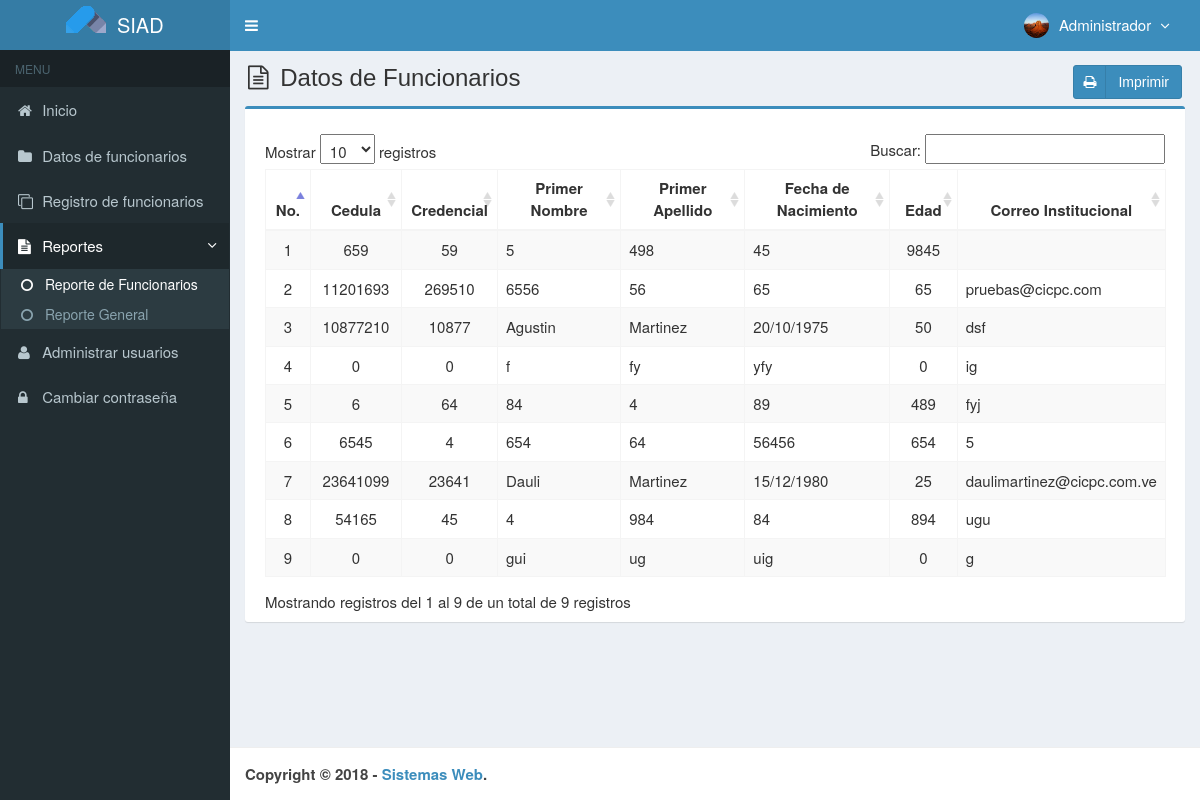
/main.php?module=stock_inventory (signed in), run on an earlier commit of the app's database.
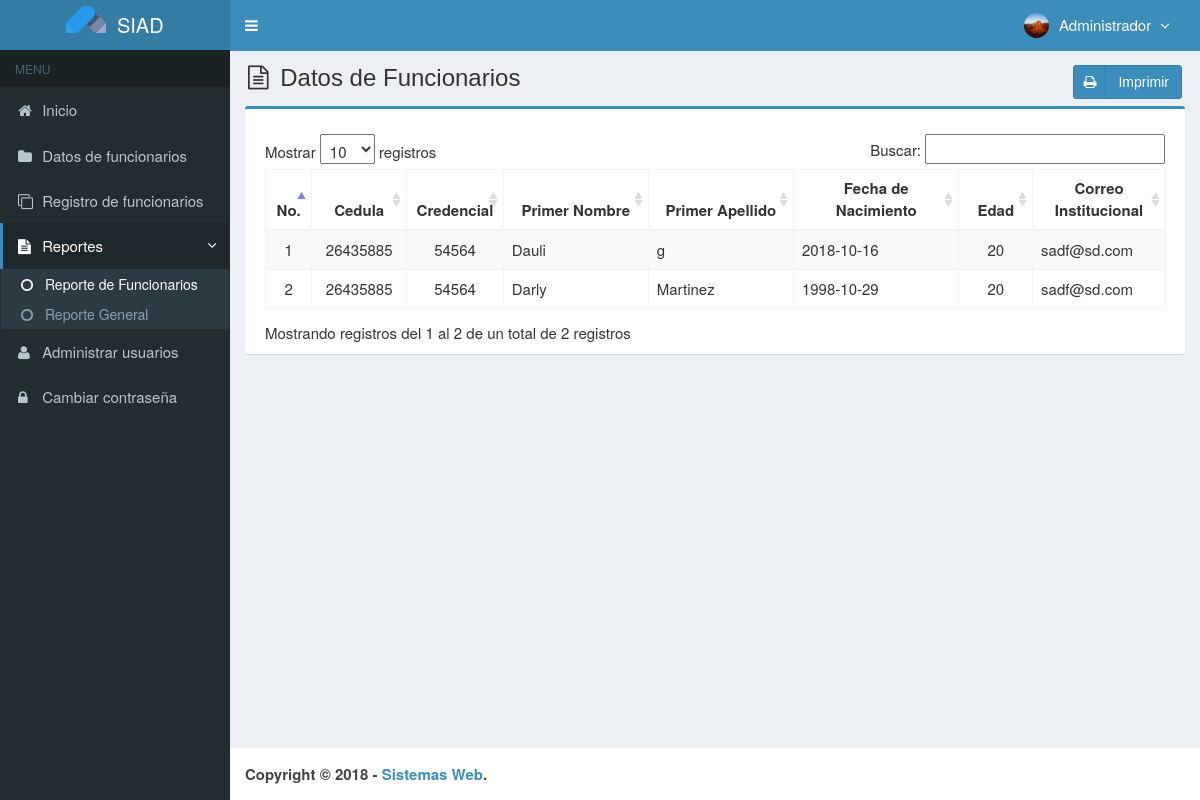
And on a later commit of the database.
### tables this page shows
CREATE TABLE `medicamentos` (
  `codigo` varchar(7) NOT NULL,
  `nombre` varchar(50) NOT NULL,
  `precio_compra` int(11) NOT NULL,
  `precio_venta` int(11) NOT NULL,
  `unidad` varchar(20) NOT NULL,
  `stock` int(11) NOT NULL,
  `created_user` int(3) NOT NULL,
  `created_date` timestamp NOT NULL DEFAULT CURRENT_TIMESTAMP,
  `updated_user` int(3) NOT NULL,
  `updated_date` timestamp NOT NULL DEFAULT CURRENT_TIMESTAMP ON UPDATE CURRENT_TIMESTAMP,
  `p_nombre` varchar(50) NOT NULL,
  `cedula` int(10) NOT NULL,
  `credencial` int(20) NOT NULL,
  `p_apellido` varchar(50) NOT NULL,
  `fec_nac` date NOT NULL,
  `edad` int(3) NOT NULL,
  `s_nombre` varchar(50) NOT NULL,
  `s_apellido` varchar(50) NOT NULL,
  `rif` int(15) NOT NULL,
  `genero` int(11) NOT NULL,
  `tel_cel` int(11) NOT NULL,
  `tel_hab` int(11) NOT NULL,
  `tel_emerg` int(11) NOT NULL,
  `municipio` varchar(50) NOT NULL,
  `calle` varchar(50) NOT NULL,
  `casa` varchar(50) NOT NULL,
  `parroquia` varchar(50) NOT NULL,
  `estado` varchar(50) NOT NULL,
  `ciudad` varchar(50) NOT NULL,
  `avenida` varchar(50) NOT NULL,
  `codigo_cp` int(20) NOT NULL,
  `serial_cp` int(20) NOT NULL,
  `estado_c` varchar(50) NOT NULL,
  `lugar_nac` varchar(50) NOT NULL,
  `correo_e` varchar(50) NOT NULL,
  `grado_inst` varchar(50) NOT NULL,
  `correo_i` varchar(50) NOT NULL,
  `tipo_s` varchar(50) NOT NULL,
  `medicamen` varchar(100) NOT NULL,
  `discapacidad` varchar(100) NOT NULL,
  `alergias` varchar(100) NOT NULL,
  `nota` varchar(200) NOT NULL,
  `notas` varchar(400) NOT NULL,
  `fec_ing` varchar(100) NOT NULL,
  `tiempo_s` varchar(50) NOT NULL,
  `ubic_fis` varchar(150) NOT NULL,
  `p_nombref` varchar(50) NOT NULL,
  `s_nombref` varchar(100) NOT NULL,
  `p_apellidof` varchar(100) NOT NULL,
  `s_apellidof` varchar(50) NOT NULL,
  `cedulaf` int(9) NOT NULL,
  `fec_nacf` varchar(100) NOT NULL,
  `edadf` varchar(3) NOT NULL,
  `generof` varchar(50) NOT NULL,
  `parentesco` varchar(50) NOT NULL,
  `estudiante` varchar(50) NOT NULL,
  `funcionario` varchar(50) NOT NULL,
  `inf_medf` varchar(200) NOT NULL,
  `tipo_v` varchar(200) NOT NULL,
  `placa` varchar(50) NOT NULL,
  `combustible` varchar(50) NOT NULL,
  `serial_carro` varchar(50) NOT NULL,
  `marca` varchar(50) NOT NULL,
  `modelo` varchar(50) NOT NULL,
  `color` varchar(50) NOT NULL,
  `alo` varchar(50) NOT NULL,
  `tipo_d` varchar(50) NOT NULL,
  `n_serial` varchar(50) NOT NULL,
  `marca_d` varchar(50) NOT NULL,
  `modelo_d` varchar(50) NOT NULL,
  `calibre` varchar(50) NOT NULL,
  `estatus` varchar(50) NOT NULL,
  `selec_div` varchar(50) NOT NULL,
  `cargo` varchar(50) NOT NULL,
  `rango` varchar(50) NOT NULL
);

### modules/stock_inventory/view.php (the view)
<section class="content-header">
  <h1>
    <i class="fa fa-file-text-o icon-title"></i> Datos de Funcionarios
    <a class="btn btn-primary btn-social pull-right" href="modules/stock_inventory/print.php" target="_blank">
      <i class="fa fa-print"></i> Imprimir
    </a>
  </h1>
</section>
<section class="content">
  <div class="row">
    <div class="col-md-12">
      <div class="box box-primary">
        <div class="box-body">
          <table id="dataTables1" class="table table-bordered table-striped table-hover">
            <thead>
              <tr>
                <th class="center">No.</th>
                <th class="center">Cedula</th>
                <th class="center">Credencial</th>
                <th class="center">Primer Nombre</th>
                <th class="center">Primer Apellido</th>
                <th class="center">Fecha de Nacimiento</th>
                <th class="center">Edad</th>
                <th class="center">Correo Institucional</th>
              </tr>
            </thead>
            <tbody>
            <?php
            $no = 1;
            $query = mysqli_query($mysqli, "SELECT codigo,cedula,credencial,p_nombre,p_apellido,fec_nac,edad,correo_i FROM medicamentos ORDER BY nombre ASC")
                                            or die('Error: '.mysqli_error($mysqli));
            while ($data = mysqli_fetch_assoc($query)) {
              echo "<tr>
                      <td width='30' class='center'>$no</td>
                      <td width='80' class='center'>$data[cedula]</td>
                      <td width='80' class='center'>$data[credencial]</td>
                      <td width='140'>$data[p_nombre]</td>
                       <td width='140'>$data[p_apellido]</td>
                       <td width='160'>$data[fec_nac]</td>
                       <td width='60' class='center'>$data[edad]</td>
                       <td width='120'>$data[correo_i]</td>
                    </tr>";
              $no++;
            }
            ?>
            </tbody>
          </table>
        </div>
      </div>
    </div>
  </div>
</section><!-- /.content

What changed in the data, as far as the page shows it:
removed medicamentos: cedula "659", credencial "59", p_nombre "5", p_apellido "498", fec_nac "45", edad "9845"
removed medicamentos: cedula "11201693", credencial "269510", p_nombre "6556", p_apellido "56", fec_nac "65", edad "65", correo_i "pruebas@cicpc.com"
removed medicamentos: cedula "10877210", credencial "10877", p_nombre "Agustin", p_apellido "Martinez", fec_nac "20/10/1975", edad "50", correo_i "dsf"
removed medicamentos: cedula "0", credencial "0", p_nombre "f", p_apellido "fy", fec_nac "yfy", edad "0", correo_i "ig"
removed medicamentos: cedula "6", credencial "64", p_nombre "84", p_apellido "4", fec_nac "89", edad "489", correo_i "fyj"
removed medicamentos: cedula "6545", credencial "4", p_nombre "654", p_apellido "64", fec_nac "56456", edad "654", correo_i "5"
removed medicamentos: cedula "23641099", credencial "23641", p_nombre "Dauli", p_apellido "Martinez", fec_nac "15/12/1980", edad "25", correo_i "daulimartinez@cicpc.com.ve"
removed medicamentos: cedula "54165", credencial "45", p_nombre "4", p_apellido "984", fec_nac "84", edad "894", correo_i "ugu"
removed medicamentos: cedula "0", credencial "0", p_nombre "gui", p_apellido "ug", fec_nac "uig", edad "0", correo_i "g"
added medicamentos: cedula "26435885", credencial "54564", p_nombre "Dauli", p_apellido "g", fec_nac "2018-10-16", edad "20", correo_i "sadf@sd.com"
added medicamentos: cedula "26435885", credencial "54564", p_nombre "Darly", p_apellido "Martinez", fec_nac "1998-10-29", edad "20", correo_i "sadf@sd.com"
Also different on the page:
text written by a page script: "Mostrar registros Buscar: Mostrando registros del 1 al 9 de un total de 9 registros" → "Mostrar registros Buscar: Mostrando registros del 1 al 2 de un total de 2 registros"
